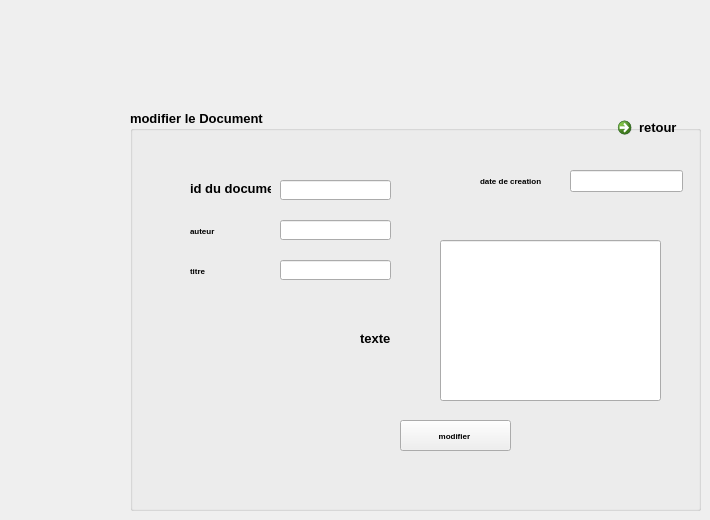
      <widget class="QWidget" name="page_18">
       <widget class="QGroupBox" name="groupBox_9">
        <property name="geometry">
         <rect>
          <x>130</x>
          <y>110</y>
          <width>571</width>
          <height>401</height>
         </rect>
        </property>
        <property name="font">
         <font>
          <pointsize>10</pointsize>
          <weight>75</weight>
          <bold>true</bold>
         </font>
        </property>
        <property name="title">
         <string>modifier le Document</string>
        </property>
        <widget class="QLineEdit" name="lineEdit_11">
         <property name="geometry">
          <rect>
           <x>150</x>
           <y>70</y>
           <width>111</width>
           <height>20</height>
          </rect>
         </property>
        </widget>
        <widget class="QLabel" name="label_60">
         <property name="geometry">
          <rect>
           <x>60</x>
           <y>150</y>
           <width>61</width>
           <height>21</height>
          </rect>
         </property>
         <property name="font">
          <font>
           <pointsize>6</pointsize>
           <weight>75</weight>
           <bold>true</bold>
          </font>
         </property>
         <property name="frameShape">
          <enum>QFrame::NoFrame</enum>
         </property>
         <property name="frameShadow">
          <enum>QFrame::Sunken</enum>
         </property>
         <property name="lineWidth">
          <number>1</number>
         </property>
         <property name="text">
          <string>titre</string>
         </property>
         <property name="textFormat">
          <enum>Qt::PlainText</enum>
         </property>
        </widget>
        <widget class="QLabel" name="label_61">
         <property name="geometry">
          <rect>
           <x>60</x>
           <y>110</y>
           <width>81</width>
           <height>21</height>
          </rect>
         </property>
         <property name="font">
          <font>
           <pointsize>6</pointsize>
           <weight>75</weight>
           <bold>true</bold>
          </font>
         </property>
         <property name="text">
          <string>auteur</string>
         </property>
        </widget>
        <widget class="QPushButton" name="pushButton_mod">
         <property name="geometry">
          <rect>
           <x>270</x>
           <y>310</y>
           <width>111</width>
           <height>31</height>
          </rect>
         </property>
         <property name="font">
          <font>
           <pointsize>6</pointsize>
           <weight>75</weight>
           <bold>true</bold>
          </font>
         </property>
         <property name="text">
          <string>modifier </string>
         </property>
        </widget>
        <widget class="QLineEdit" name="lineEdit_12">
         <property name="geometry">
          <rect>
           <x>150</x>
           <y>110</y>
           <width>111</width>
           <height>20</height>
          </rect>
         </property>
        </widget>
        <widget class="QLineEdit" name="lineEdit_13">
         <property name="geometry">
          <rect>
           <x>150</x>
           <y>150</y>
           <width>111</width>
           <height>20</height>
          </rect>
         </property>
        </widget>
        <widget class="QLabel" name="label_62">
         <property name="geometry">
          <rect>
           <x>350</x>
           <y>60</y>
           <width>81</width>
           <height>21</height>
          </rect>
         </property>
         <property name="font">
          <font>
           <pointsize>6</pointsize>
           <weight>75</weight>
           <bold>true</bold>
          </font>
         </property>
         <property name="frameShape">
          <enum>QFrame::NoFrame</enum>
         </property>
         <property name="frameShadow">
          <enum>QFrame::Sunken</enum>
         </property>
         <property name="lineWidth">
          <number>1</number>
         </property>
         <property name="text">
          <string>date de creation</string>
         </property>
         <property name="textFormat">
          <enum>Qt::PlainText</enum>
         </property>
        </widget>
        <widget class="QCommandLinkButton" name="commandLinkButton_3">
         <property name="geometry">
          <rect>
           <x>480</x>
           <y>0</y>
           <width>187</width>
           <height>41</height>
          </rect>
         </property>
         <property name="text">
          <string>retour</string>
         </property>
        </widget>
        <widget class="QLineEdit" name="lineEdit_10">
         <property name="geometry">
          <rect>
           <x>440</x>
           <y>60</y>
           <width>113</width>
           <height>22</height>
          </rect>
         </property>
        </widget>
        <widget class="QLineEdit" name="lineEdit_14">
         <property name="geometry">
          <rect>
           <x>310</x>
           <y>130</y>
           <width>221</width>
           <height>161</height>
          </rect>
         </property>
        </widget>
        <widget class="QLabel" name="label_63">
         <property name="geometry">
          <rect>
           <x>60</x>
           <y>70</y>
           <width>81</width>
           <height>16</height>
          </rect>
         </property>
         <property name="text">
          <string>id du document</string>
         </property>
        </widget>
        <widget class="QLabel" name="label_64">
         <property name="geometry">
          <rect>
           <x>230</x>
           <y>220</y>
           <width>55</width>
           <height>16</height>
          </rect>
         </property>
         <property name="text">
          <string>texte</string>
         </property>
        </widget>
       </widget>
      </widget>
